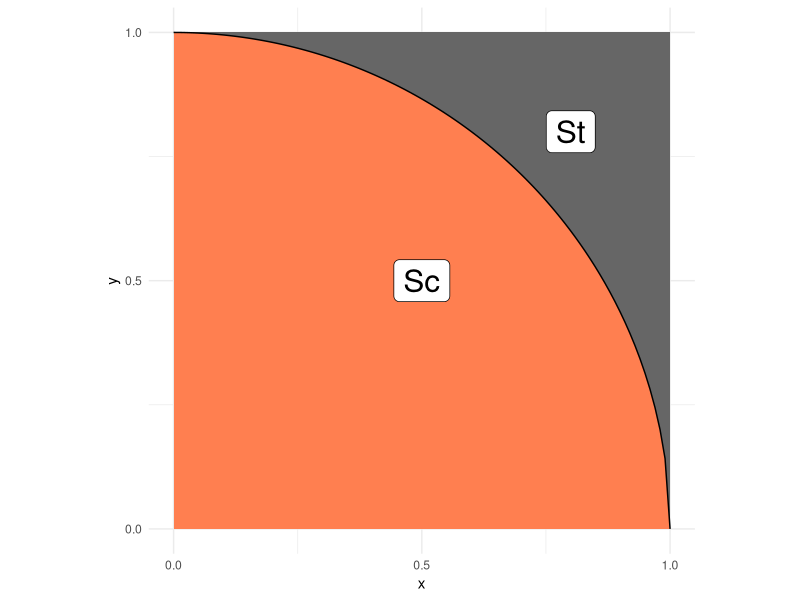
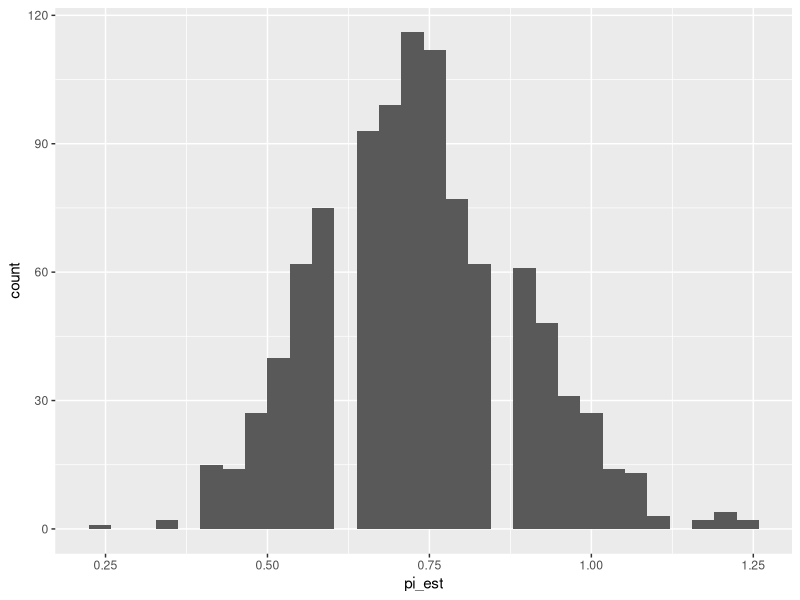

Here is the R script that generated these plots, in order:
## ---- chunk 1
library(tidyverse)
library(rsample)
## ---- chunk 2
## NOTE: No need to edit; this visual helps explain the pi estimation scheme
tibble(x = seq(0, 1, length.out = 100)) %>%
  mutate(y = sqrt(1 - x^2)) %>%

  ggplot(aes(x, y)) +
  annotate(
    "rect",
    xmin = 0, ymin = 0, xmax = 1, ymax = 1,
    fill = "grey40",
    size = 1
  ) +
  geom_ribbon(aes(ymin = 0, ymax = y), fill = "coral") +
  geom_line() +
  annotate(
    "label",
    x = 0.5, y = 0.5, label = "Sc",
    size = 8
  ) +
  annotate(
    "label",
    x = 0.8, y = 0.8, label = "St",
    size = 8
  ) +
  scale_x_continuous(breaks = c(0, 1/2, 1)) +
  scale_y_continuous(breaks = c(0, 1/2, 1)) +
  theme_minimal() +
  coord_fixed()
## ---- chunk 3
## TASK: Choose a sample size and generate samples
n <- 100
df_q1 <- 
  tibble(x = seq(-5, +5, length.out = 100)) %>% 
  mutate(y = dunif(x, min = -1, max = +1))
## ---- chunk 4
## NOTE: Do not edit this code
# Correct sample size
assertthat::assert_that(
  dim(df_q1) %>% 
    .[[1]] == n,
  msg = "The sample size should be `n`"
)
# Correct column names
assertthat::assert_that(
  setequal(names(df_q1), c("x", "y")),
  msg = "df_q1 must include the columns `x` and `y`"
)
print("Good")
## ---- chunk 5
## TASK: Finish implementing this function
stat <- function(x, y) {
  if (x^2+y^2 <= 1) {
    return(4)
  } else {
    return(0) 
    }
}
## ---- chunk 6
## TASK: Finish writing these assert statements

# Check the value for points *inside* the circle
assertthat::assert_that(
  tibble(x = 0.5, y = 0.5) %>% # Pick a point *inside* the circle
    mutate(stat = stat(x, y)) %>% 
    pull(stat) %>% 
    .[[1]] == 4,
  msg = "Incorrect value when a point is inside the circle"
)

# Check the value for points *outside* the circle
assertthat::assert_that(
  tibble(x = 1.5, y = 1.5) %>% # Pick a point *outside* the circle
    mutate(stat = stat(x, y)) %>% 
    pull(stat) %>% 
    .[[1]] == 0,
  msg = "Incorrect value when a point is outside the circle"
)
print("Your assertions passed, but make sure they're checking the right thing!")
## ---- chunk 7
## TASK: Estimate pi using your data from q1
df_q3 <- 
  df_q1 %>%
  # TODO: Estimate pi as the column `pi_est`
  mutate(inside_circle = ifelse(x^2 + y^2 <= 1, 1, 0)) %>%
  summarise(pi_est = 4 * mean(inside_circle))
df_q3
## ---- chunk 8
## NOTE: Do not edit this code
# Correct sample size
assertthat::assert_that(
  dim(df_q3) %>% 
    .[[1]] == 1,
  msg = "This result should have just one row"
)
# Correct column names
assertthat::assert_that(
  setequal(names(df_q3), c("pi_est")),
  msg = "df_q3 must include the column `pi_est`"
)
print("Good")
## ---- chunk 9
## TASK: Finish the code below
df_q4 <- 
  df_q1 %>% 
  bootstraps(., times = 1000) %>% 
  mutate(
    pi_est = map_dbl(
      splits,
      function(split_df) {
        analysis(split_df) %>% 
          # Estimate pi (pi_est) using the resampled data;
          # this should be *identical* to the
          # code you wrote for q3
          mutate(inside_circle = ifelse(x^2 + y^2 <= 1, 1, 0)) %>%
          summarise(pi_est = 4 * mean(inside_circle)) %>%
          pull(pi_est)
      }
    )
  )

## NOTE: Do not edit; use this to visualize your results
df_q4 %>% 
  ggplot(aes(pi_est)) +
  geom_histogram()
## ---- chunk 10
## TASK: Compute a bootstrap confidence interval at the 95% level (alpha = 0.05)
df_q5 <- 
  df_q4 %>% 
  summarize(
    # TODO: Compute pi_lo and pi_up
    pi_lo = quantile(pi_est, 0.025),
    pi_up = quantile(pi_est, 0.075),
  )

df_q5
## ---- chunk 11
df_q1 %>% 
    mutate(
    sample_mean = mean(x),
    sd_uniform = sqrt((1 - (-1))^2 / 12),  
    se = sd_uniform / sqrt(n),
    lo = sample_mean - 1.96 * se,  
    hi = sample_mean + 1.96 * se  
    )
  
  
